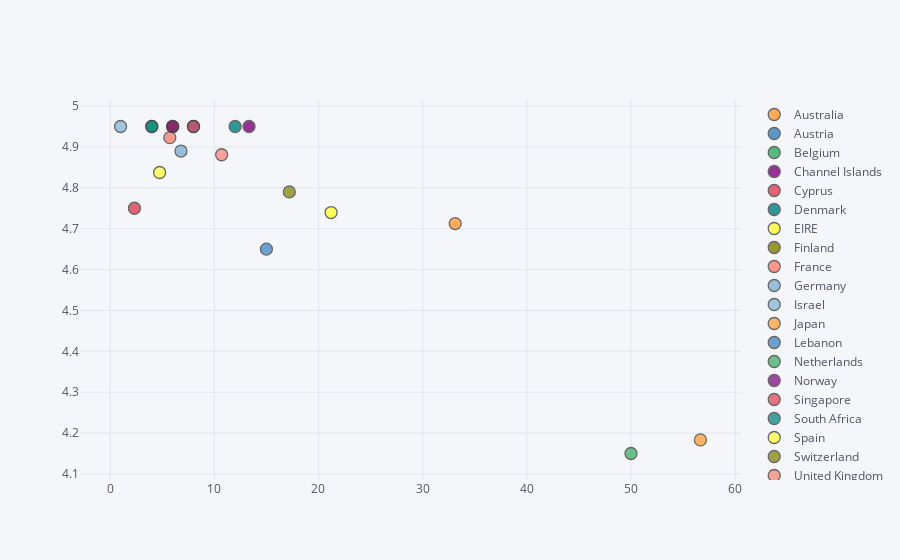

The notebook cell saved with this chart:
### Markdown cell above
## 3. Create an interactive scatter plot showing the relationship between average quantity (x-axis) and average unit price (y-axis) for the product PARTY BUNTING with the plot points color-coded by country (categories).

### Code cell
# Filter the dataframe and create the interactive chart
data[data.Description == 'PARTY BUNTING'].groupby(by=['Country']).mean().reset_index().iplot(x='Quantity', y='UnitPrice', kind='scatter', categories='Country')

### Figure 1 — Plotly figure (JSON) as saved in the notebook; plotly's stock layout.template omitted (floating-point values rounded to 4 significant figures)
{"data": [{"marker": {"color": "rgba(255, 153, 51, 1.0)", "line": {"width": 1.3}, "opacity": 0.8, "size": 12, "symbol": "circle"}, "mode": "markers", "name": "Australia", "textfont": {"color": "#4D5663"}, "type": "scatter", "uid": "19245bb9-8c83-4f23-a64d-128603374468", "x": [33.12], "y": [4.713]}, {"marker": {"color": "rgba(55, 128, 191, 1.0)", "line": {"width": 1.3}, "opacity": 0.8, "size": 12, "symbol": "circle"}, "mode": "markers", "name": "Austria", "textfont": {"color": "#4D5663"}, "type": "scatter", "uid": "d4df7c8b-65c5-4253-9ac3-2e4c83aab99b", "x": [8], "y": [4.95]}, {"marker": {"color": "rgba(50, 171, 96, 1.0)", "line": {"width": 1.3}, "opacity": 0.8, "size": 12, "symbol": "circle"}, "mode": "markers", "name": "Belgium", "textfont": {"color": "#4D5663"}, "type": "scatter", "uid": "2f1d6401-0615-41d5-b9ff-8e9f5a2105d7", "x": [4], "y": [4.95]}, {"marker": {"color": "rgba(128, 0, 128, 1.0)", "line": {"width": 1.3}, "opacity": 0.8, "size": 12, "symbol": "circle"}, "mode": "markers", "name": "Channel Islands", "textfont": {"color": "#4D5663"}, "type": "scatter", "uid": "544890d9-a15f-407d-8b0d-3f0e29b67476", "x": [13.33], "y": [4.95]}, {"marker": {"color": "rgba(219, 64, 82, 1.0)", "line": {"width": 1.3}, "opacity": 0.8, "size": 12, "symbol": "circle"}, "mode": "markers", "name": "Cyprus", "textfont": {"color": "#4D5663"}, "type": "scatter", "uid": "3f8b05e6-8e1c-4b11-9036-77580fa558a1", "x": [2.333], "y": [4.75]}, {"marker": {"color": "rgba(0, 128, 128, 1.0)", "line": {"width": 1.3}, "opacity": 0.8, "size": 12, "symbol": "circle"}, "mode": "markers", "name": "Denmark", "textfont": {"color": "#4D5663"}, "type": "scatter", "uid": "3fe0b0f8-c238-4cd9-9f2f-a07865059671", "x": [12], "y": [4.95]}, {"marker": {"color": "rgba(255, 255, 51, 1.0)", "line": {"width": 1.3}, "opacity": 0.8, "size": 12, "symbol": "circle"}, "mode": "markers", "name": "EIRE", "textfont": {"color": "#4D5663"}, "type": "scatter", "uid": "cc6d624f-9313-4b20-bb71-d5a132df021d", "x": [21.21], "y": [4.739]}, {"marker": {"color": "rgba(128, 128, 0, 1.0)", "line": {"width": 1.3}, "opacity": 0.8, "size": 12, "symbol": "circle"}, "mode": "markers", "name": "Finland", "textfont": {"color": "#4D5663"}, "type": "scatter", "uid": "e25c6596-32b2-41f7-a94d-a7ccba758b48", "x": [6], "y": [4.95]}, {"marker": {"color": "rgba(251, 128, 114, 1.0)", "line": {"width": 1.3}, "opacity": 0.8, "size": 12, "symbol": "circle"}, "mode": "markers", "name": "France", "textfont": {"color": "#4D5663"}, "type": "scatter", "uid": "105edd90-0ff1-46b4-ace8-ddea06cdff5b", "x": [5.727], "y": [4.923]}, {"marker": {"color": "rgba(128, 177, 211, 1.0)", "line": {"width": 1.3}, "opacity": 0.8, "size": 12, "symbol": "circle"}, "mode": "markers", "name": "Germany", "textfont": {"color": "#4D5663"}, "type": "scatter", "uid": "cd7d800a-de26-42a8-bfe6-267c9f81c945", "x": [6.8], "y": [4.89]}, {"marker": {"color": "rgba(128, 177, 211, 0.8999999999999999)", "line": {"width": 1.3}, "opacity": 0.8, "size": 12, "symbol": "circle"}, "mode": "markers", "name": "Israel", "textfont": {"color": "#4D5663"}, "type": "scatter", "uid": "afb9bda8-8fee-4dac-9fb7-867821b2a968", "x": [1], "y": [4.95]}, {"marker": {"color": "rgba(255, 153, 51, 0.8999999999999999)", "line": {"width": 1.3}, "opacity": 0.8, "size": 12, "symbol": "circle"}, "mode": "markers", "name": "Japan", "textfont": {"color": "#4D5663"}, "type": "scatter", "uid": "133b2dd3-82eb-4bc1-a994-f703022466cc", "x": [56.67], "y": [4.183]}, {"marker": {"color": "rgba(55, 128, 191, 0.8999999999999999)", "line": {"width": 1.3}, "opacity": 0.8, "size": 12, "symbol": "circle"}, "mode": "markers", "name": "Lebanon", "textfont": {"color": "#4D5663"}, "type": "scatter", "uid": "7553377d-ed3c-4e50-a81e-a1c87e7b40b6", "x": [15], "y": [4.65]}, {"marker": {"color": "rgba(50, 171, 96, 0.8999999999999999)", "line": {"width": 1.3}, "opacity": 0.8, "size": 12, "symbol": "circle"}, "mode": "markers", "name": "Netherlands", "textfont": {"color": "#4D5663"}, "type": "scatter", "uid": "e3a8d6e4-a5ad-48ef-a4bf-c799a32d84f7", "x": [50], "y": [4.15]}, {"marker": {"color": "rgba(128, 0, 128, 0.8999999999999999)", "line": {"width": 1.3}, "opacity": 0.8, "size": 12, "symbol": "circle"}, "mode": "markers", "name": "Norway", "textfont": {"color": "#4D5663"}, "type": "scatter", "uid": "105eecea-afe8-48e2-8705-24e92b050fb1", "x": [6], "y": [4.95]}, {"marker": {"color": "rgba(219, 64, 82, 0.8999999999999999)", "line": {"width": 1.3}, "opacity": 0.8, "size": 12, "symbol": "circle"}, "mode": "markers", "name": "Singapore", "textfont": {"color": "#4D5663"}, "type": "scatter", "uid": "bd041f99-1e46-45e4-8d9e-4d5819ce4f7a", "x": [8], "y": [4.95]}, {"marker": {"color": "rgba(0, 128, 128, 0.8999999999999999)", "line": {"width": 1.3}, "opacity": 0.8, "size": 12, "symbol": "circle"}, "mode": "markers", "name": "South Africa", "textfont": {"color": "#4D5663"}, "type": "scatter", "uid": "b68192db-5deb-404e-bb32-762f2a96f725", "x": [4], "y": [4.95]}, {"marker": {"color": "rgba(255, 255, 51, 0.8999999999999999)", "line": {"width": 1.3}, "opacity": 0.8, "size": 12, "symbol": "circle"}, "mode": "markers", "name": "Spain", "textfont": {"color": "#4D5663"}, "type": "scatter", "uid": "b9597371-c5f1-48d8-94f9-5494bf1a0534", "x": [4.75], "y": [4.838]}, {"marker": {"color": "rgba(128, 128, 0, 0.8999999999999999)", "line": {"width": 1.3}, "opacity": 0.8, "size": 12, "symbol": "circle"}, "mode": "markers", "name": "Switzerland", "textfont": {"color": "#4D5663"}, "type": "scatter", "uid": "cfb500bf-f6fa-4248-9d7d-14a87c8bc489", "x": [17.2], "y": [4.79]}, {"marker": {"color": "rgba(251, 128, 114, 0.8999999999999999)", "line": {"width": 1.3}, "opacity": 0.8, "size": 12, "symbol": "circle"}, "mode": "markers", "name": "United Kingdom", "textfont": {"color": "#4D5663"}, "type": "scatter", "uid": "414013a7-6d0d-4911-84c3-461ecce08143", "x": [10.71], "y": [4.881]}], "layout": {"legend": {"bgcolor": "#F5F6F9", "font": {"color": "#4D5663"}}, "paper_bgcolor": "#F5F6F9", "plot_bgcolor": "#F5F6F9", "title": {"font": {"color": "#4D5663"}}, "xaxis": {"gridcolor": "#E1E5ED", "showgrid": true, "tickfont": {"color": "#4D5663"}, "title": {"font": {"color": "#4D5663"}, "text": ""}, "zerolinecolor": "#E1E5ED"}, "yaxis": {"gridcolor": "#E1E5ED", "showgrid": true, "tickfont": {"color": "#4D5663"}, "title": {"font": {"color": "#4D5663"}, "text": ""}, "zerolinecolor": "#E1E5ED"}}}
